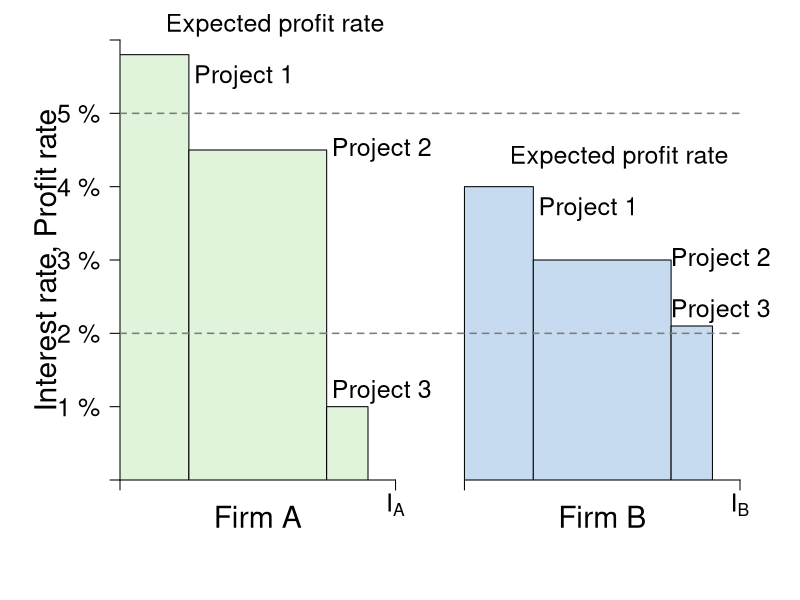

This chart was generated by the following R code:
#' Graph Designer: Scott Cohn
#' Authors: Bowles and Halliday
#' Title: Coordination, Conflict and Competition: A Text in Microeconomics


# CHANGE COLOR AND TRANSPARENCY OF RECT

require(shape)
pdf(file = "credit/credit_macro_int_A.pdf", width = 9, height = 7)

#Set parameters for graphics
pointsize <- 1.8
axislabelsize <- 1.8
labelsize <- 1.5
namesize <- 1.8
annotatesize <- 1.5
graphlinewidth <- 2
segmentlinewidth <- 1.5

COL <- c("#7fc97f", "#beaed4", "#fdc086", "#ffff99", "#386cb0", "#f0027f", "#bf5b17", "#666666")
COLA <- c("#e0f3db", "#99d8c9","#66c2a4","#41ae76", "#238b45", "#005824")
COLB <- c("#c6dbef", "#4eb3d3", "#2b8cbe", "#0868ac","#084081")
COLC <- c("#fcfbfd", "#efedf5", "#dadaeb", "#bcbddc", "#9e9ac8", "#807dba", "#6a51a3", "#54278f", "#3f007d")
grays <- gray.colors(25, start = 1, end = 0)

par(mar =  c(6, 6, 2, 3))

xlims <- c(0, 45)
ylims <- c(0, 30)

npts <- 501 
x <- seq(xlims[1], xlims[2], length.out = npts)
y <- seq(ylims[1], ylims[2], length.out = npts) 
a <- c(46.08, 55, 64)
b <- c(46.08, 55, 64)

plot(0, 0, xlim = xlims, ylim = ylims, type = "n",
     xlab = expression(paste("")),
     ylab = expression(paste("")), 
     xaxt = "n", 
     yaxt = "n", 
     cex.lab = axislabelsize, 
     bty = "n",
     xaxs = "i", 
     yaxs = "i")

# ticksy <- seq(from = 0, to = ylims[2], by = 2)
# ylabels <- seq(from = 0, to = ylims[2], by = 2)
# ticksx <- seq(from = 0, to = xlims[2], by = 2)
# xlabels <- seq(from = 0, to = xlims[2], by = 2)
ticksy <- c(0, 5, 10, 15, 20, 25, ylims[2])
ylabels <- c(NA, expression(paste("1 %")), expression(paste("2 %")), expression(paste("3 %")), expression(paste("4 %")), expression(paste("5 %")), NA)
ticksx <- c(0, xlims[2])
ticksx2 <- c(0, 20)
ticksx3 <- c(25, 45)
xlabels1 <- c(NA, expression(paste(I[A])))
xlabels2 <- c(NA, expression(paste(I[B])))

axis(1, at = ticksx2, pos = 0, labels = xlabels1, cex.axis = labelsize)
axis(1, at = ticksx3, pos = 0, labels = xlabels2, cex.axis = labelsize)
axis(2, at = ticksy, pos = 0, labels = ylabels, las = 1, cex.axis = labelsize)

npts <- 500 
xx1 <- seq(xlims[1], xlims[2], length.out = npts)

text(-5.25, 0.5*(ylims[2] + ylims[1]), expression(paste("Interest rate, Profit rate")), xpd = TRUE, cex = axislabelsize, srt = 90) 
text(0.5*(xlims[2]) - 12.5, -2.5, expression(paste("Firm A")), xpd = TRUE, cex = axislabelsize) 
text(0.5*(xlims[2]) + 12.5, -2.5, expression(paste("Firm B")), xpd = TRUE, cex = axislabelsize) 


# I_A RECT
rect(0, 0, 5, 29,
     col=COLA[1], border=TRUE, lty=1)

rect(5, 0, 15, 22.5,
     col=COLA[1], border=TRUE, lty=1)

rect(15, 0, 18, 5,
     col=COLA[1], border=TRUE, lty=1)

# I_B RECT
rect(25, 0, 30, 20,
     col=COLB[1], border=TRUE, lty=1)

rect(30, 0, 40, 15,
     col=COLB[1], border=TRUE, lty=1)

rect(40, 0, 43, 10.5,
     col=COLB[1], border=TRUE, lty=1)


# Segments
segments(0, 10, xlims[2], 10, col = grays[20], lty = 2, lwd = segmentlinewidth)
segments(0, 25, xlims[2], 25, col = grays[20], lty = 2, lwd = segmentlinewidth)

# Labels --- Fig A

text(11.25, 31, expression(paste("Expected profit rate")), cex = labelsize, xpd = TRUE)
text(9, 27.5, expression(paste("Project 1")), cex = labelsize, xpd = TRUE)
text(19, 22.5, expression(paste("Project 2")), cex = labelsize)
text(19, 6, expression(paste("Project 3")), cex = labelsize)

# Labels --- Fig B

text(36.22, 22, expression(paste("Expected profit rate")), cex = labelsize)
text(34, 18.5, expression(paste("Project 1")), cex = labelsize, xpd = TRUE)
text(43.6, 15, expression(paste("Project 2")), cex = labelsize, xpd = TRUE)
text(43.6, 11.5, expression(paste("Project 3")), cex = labelsize, xpd = TRUE)


dev.off()
